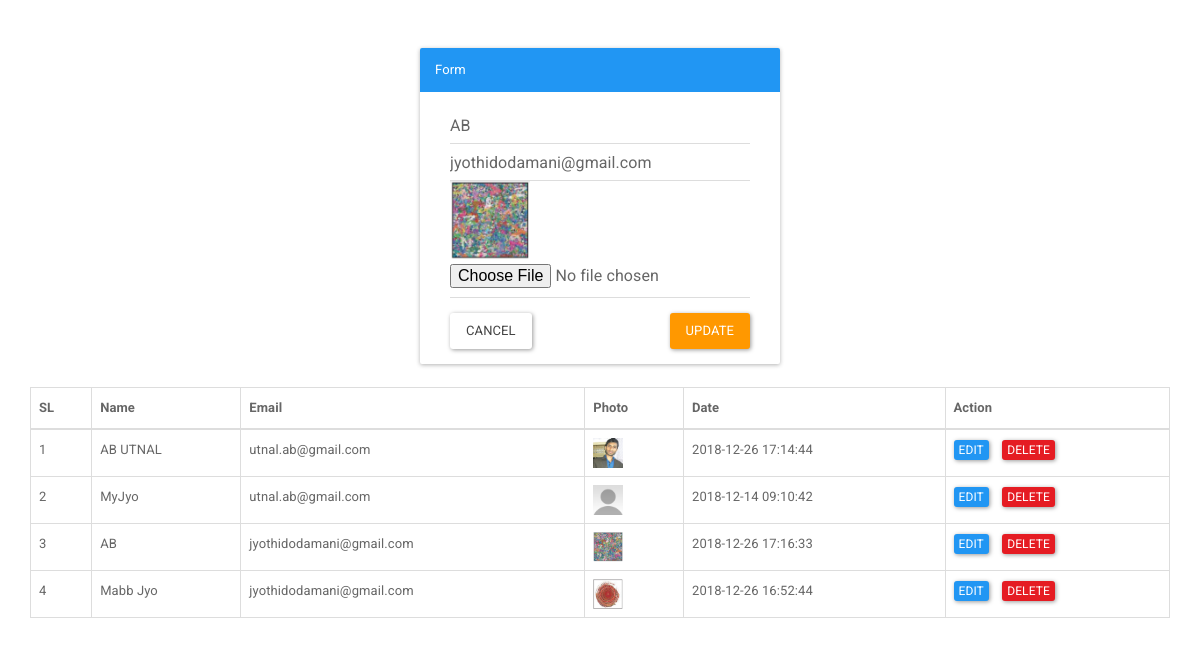
Page /index.php?update=1&user_id=3 on the committed database.
### tables this page shows
CREATE TABLE `user_tbl` (
  `user_id` int(11) NOT NULL,
  `name` varchar(100) NOT NULL,
  `phone` varchar(100) NOT NULL,
  `email` varchar(100) NOT NULL,
  `photo` varchar(200) NOT NULL,
  `aboutyou` text NOT NULL,
  `date` timestamp NOT NULL DEFAULT CURRENT_TIMESTAMP ON UPDATE CURRENT_TIMESTAMP
);

### database.php (called while the page is built, shortened)
<?php
class Database{
	public function __construct(){
		$this->con = mysqli_connect("localhost", "root", "", "jyo");
	}
}

### model.php (called while the page is built, shortened)
<?php
require_once('database.php');
class CrudOperation extends Database{
	public function select_all($table){
			$sql ="";
			$array = array();
			$sql .=" SELECT * FROM ".$table;
			$query = mysqli_query($this->con,$sql);
			while($row = mysqli_fetch_assoc($query)):
				$array[] = $row;
			endwhile;
			return $array;
	}
	public function select_where($table,$where){
		$sql ="";
		$condition="";
		$array = array();
		foreach ($where as $key => $value) {
			$condition .= $key .=" ='".$value."'";
		}
		$sql .="SELECT * FROM ".$table." WHERE ".$condition;
		$query = mysqli_query($this->con,$sql);
		while ($row = mysqli_fetch_assoc($query)) {
			$array[] = $row;
		}
		return $array;
	}
}
$obj = new CrudOperation;

### index.php (the view, shortened to what this page needs)
<!DOCTYPE html>
<html lang="en">
<head>
	<link rel="stylesheet" href="assets/css/bootstrap.min.css">
</head>
<body>
	<?php include('controller.php');?>
	<div class="container">
		<br><br>
		<div class="row">
			<div class="col-md-4 col-md-offset-4">
				<div class="panel panel-primary">
					<div class="panel-heading">Form</div>
					<div class="panel-body">
						<?php
						if (isset($_GET['update'])) {
							$where = [
								'user_id'=>$_GET['user_id'],
							];
							$data = $obj->select_where('user_tbl',$where);
							foreach ($data as $row) {?>
								<div class="row">
									<div class="col-md-12">
										<form action="controller.php" method="POST" enctype="multipart/form-data">
											<div class="col-md-12"><input type="text" name="name" placeholder="Name" id="" value="<?php echo $row['name']?>" class="form-control"></div>
											<div class="col-md-12"><input type="text" name="email" placeholder="Email" id="" value="<?php echo $row['email']?>" class="form-control"></div>
											<div class="col-md-12"><img src="assets/image/<?php echo $row['photo']?>" width="80px" height="80px" alt=""></div>
											<div class="col-md-12"><div class="form-group">
												<input type="file" name="photo"  placeholder="" id="" class="form-control">
											</div></div>
											<div class="col-md-12">
												<a href="index.php" class="btn btn-default pull-left">Cancel</a>
												<input type="submit" name="update" value="Update" class="btn btn-warning pull-right"></div>
										</form>
									</div>
								</div>
							<?php	}
							}
							?>
						</div>
					</div>
				</div>
			</div>
		</div>
		<div class="container">
			<div class="row">
				<div class="col-md-12">
					<table class="table table-bordered">
						<thead>
							<th>SL</th>
							<th>Name</th>
							<th>Email</th>
							<th>Photo</th>
							<th>Date</th>
							<th>Action</th>
						</thead>
						<?php
						$data = $obj->select_all('user_tbl');
						$count = 1;
						foreach ($data as $row) {?>
							<tr>
								<td><?php echo $count++; ?></td>
								<td><?php echo $row['name']; ?></td>
								<td><?php echo $row['email']; ?></td>
								<td><img src="assets/image/<?php echo $row['photo']; ?>" width="30px" height="30px" alt=""></td>
								<td><?php echo $row['date']; ?></td>
								<td><a href="index.php?update=1&user_id=<?php echo $row['user_id']?>" class="btn btn-xs btn-primary">Edit</a>
								<a href="controller.php?delete=1&user_id=<?php echo $row['user_id']?>" class="btn btn-xs btn-danger">Delete</a>
								</td>
							</tr>
						<?php } ?>
					</table>
				</div>
			</div>
		</div>
	</body>
	</html>

### rows in the picture
user_tbl: name "AB", email "jyothidodamani@gmail.com", photo (picture), date "2018-12-26 17:16:33"
user_tbl: name "AB UTNAL", email "utnal.ab@gmail.com", photo (picture), date "2018-12-26 17:14:44"
user_tbl: name "MyJyo", email "utnal.ab@gmail.com", photo (placeholder picture), date "2018-12-14 09:10:42"
user_tbl: name "Mabb Jyo", email "jyothidodamani@gmail.com", photo (picture), date "2018-12-26 16:52:44"
